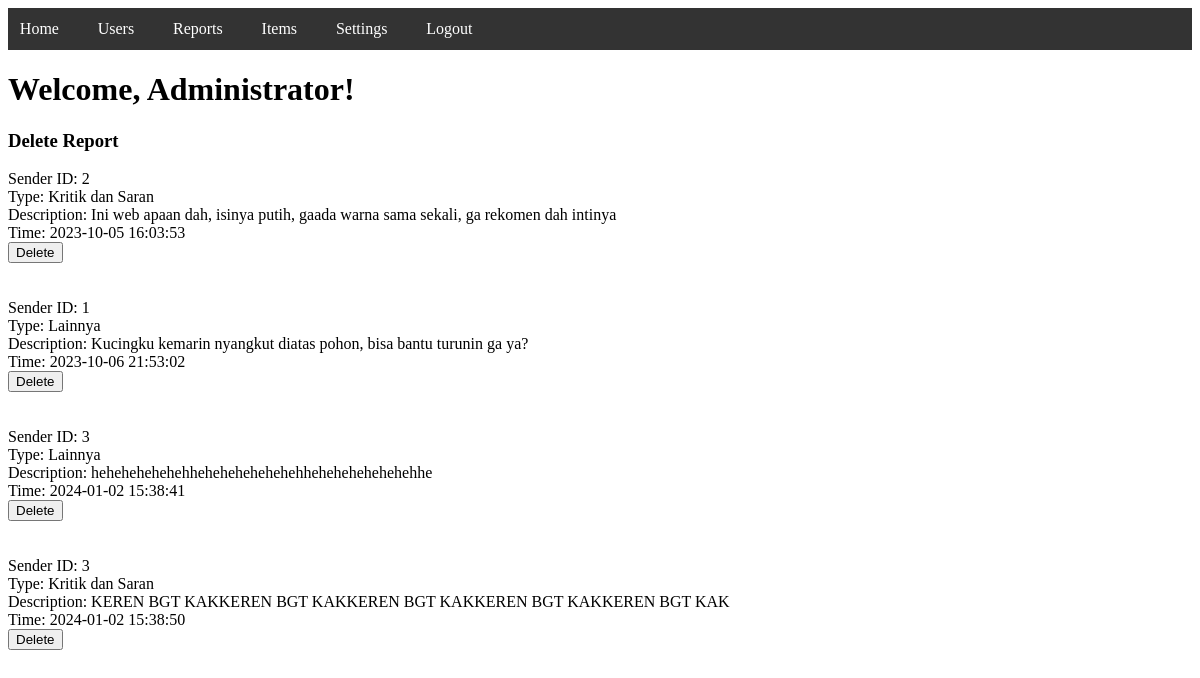
The page /admin.php (signed in) on the database its author committed.
### tables this page shows
CREATE TABLE `reports` (
  `report_id` int(11) NOT NULL,
  `sender_id` int(11) UNSIGNED NOT NULL,
  `report_type` varchar(50) NOT NULL,
  `description` text NOT NULL,
  `send_time` timestamp NOT NULL DEFAULT current_timestamp()
);

### admin.php (the view, shortened to what this page needs)
<?php
    require_once(__DIR__ . '/controllers/connection.php');
    ?>
<!DOCTYPE html>
<html lang="en">
<head>
    </head>
    <body>
        <header>
            <ul>
                <li><a href="index.php">Home</a></li>
                <li><a href="adminuser.php">Users</a></li>
                <li><a href="admin.php">Reports</a></li>
                <li><a href="adminitem.php">Items</a></li>
                <div id='login'><a href='settings.php'>Settings</a></div>
                <div id='login'><a href='controllers/logoutc.php'>Logout</a></div>
            </ul>
        </header>
        <h1>Welcome, Administrator!</h1>
    <?php
        echo "<h3>Delete Report</h3>";
        $stmt = $connection->prepare("SELECT * FROM reports");
        $stmt->execute();
        $result = $stmt->get_result();
        while ($row = $result->fetch_assoc()) {
            echo '<form action="controllers/adminc.php" method="post">';
            echo "Sender ID: " . $row["sender_id"] . "<br>";
            echo "Type: " . $row["report_type"] . "<br>";
            echo "Description: " . $row["description"] . "<br>";
            echo "Time: " . $row["send_time"] . "<br>";
            echo '<button type="submit" name="delete_report">Delete</button>';
            echo '</form><br><br>';
        }
    ?>

### admin.php (style rules this page uses)
header { background-color: #333; display: block; color: #fff; padding: 1%; position:sticky; top:0px; }
ul { list-style-type: none; margin: 0; padding: 0; }
li { display: inline; margin-right: 3%; }
a { text-decoration: none; color: #fff; }
#login { display: inline; margin-right : 3%; }

### rows shown on the page
reports: sender "2", report_type "Kritik dan Saran", description "Ini web apaan dah, isinya putih, gaada warna sama sekali, ga rekomen dah intinya", send_time "2023-10-05 16:03:53"
reports: sender "1", report_type "Lainnya", description "Kucingku kemarin nyangkut diatas pohon, bisa bantu turunin ga ya?", send_time "2023-10-06 21:53:02"
reports: sender "3", report_type "Lainnya", description "hehehehehehehhehehehehehehehhehehehehehehehhe", send_time "2024-01-02 15:38:41"
reports: sender "3", report_type "Kritik dan Saran", description "KEREN BGT KAKKEREN BGT KAKKEREN BGT KAKKEREN BGT KAKKEREN BGT KAK", send_time "2024-01-02 15:38:50"
